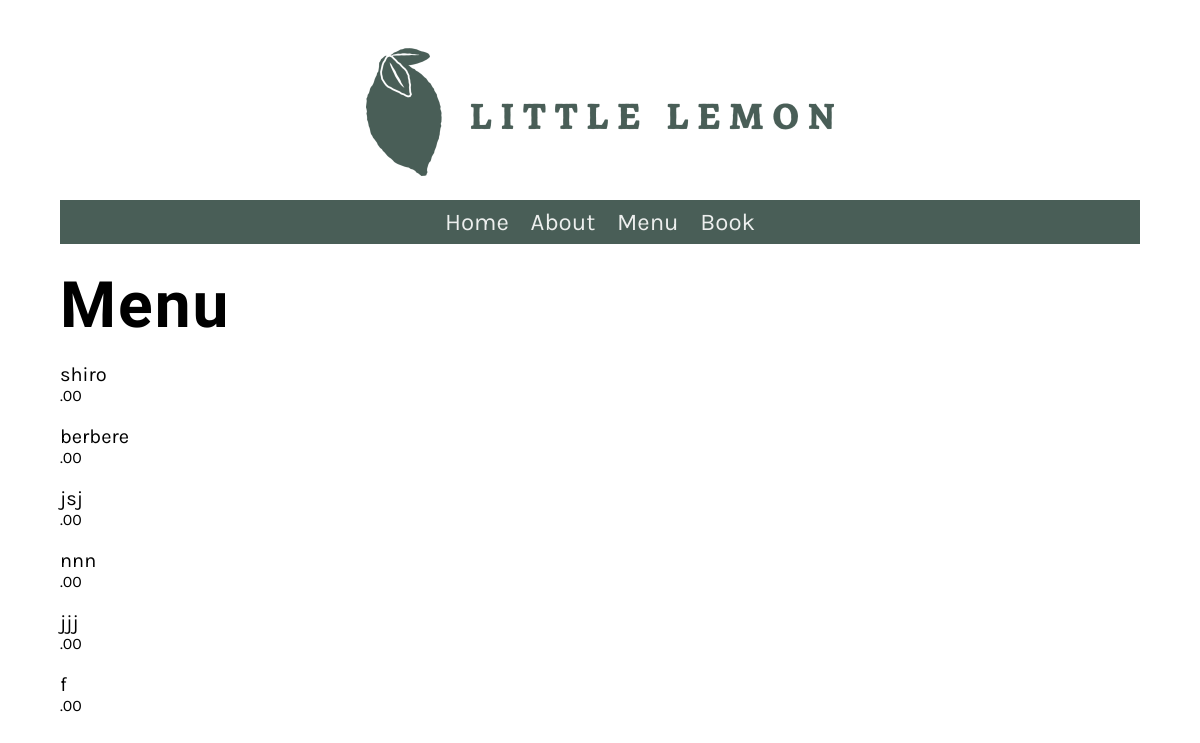
The app's page /menu/ with its own data.
### restaurant/models.py (models this page shows, shortened)
class Menu(models.Model):
   name=models.CharField(max_length=200)
   Price=models.IntegerField()

### restaurant/views.py (the view)
# urls.py: path('menu/', views.menu, name="menu"),
def menu(request):
    menu_data=Menu.objects.all()
    return render(request, 'menu.html', {'menu_items':menu_data})

### restaurant/templates/menu.html
{% extends 'base.html' %}
{% load static %}
{% block content %}
  <h1>Menu</h1>
  <div class="menu">
    {% for item in menu_items %}
      <p>
        {{ item.name }}
        <span class="menu-price">{{ item.price }}.00</span>
      </p>
    {% endfor %}
  </div>
{% endblock %}

### restaurant/static/css/style.css (style rules this page uses)
body { font-family: 'Karla', sans-serif; margin-top: 3rem; margin-bottom: 3rem; margin-left: 5%; margin-right: 5%; }
h1, h2, h3, h4, h5, h6 { font-family: 'Markazi Text', serif; letter-spacing: 2px;; }
h1 { font-size: 4rem; margin-top: 1.5rem; margin-bottom: 0; }
p, ul { font-size: 1.25rem;; }
.menu-price { display: block; font-size: 1rem; }

### records on screen
Menu: name "shiro"
Menu: name "berbere"
Menu: name "jsj"
Menu: name "nnn"
Menu: name "jjj"
Menu: name "f"
